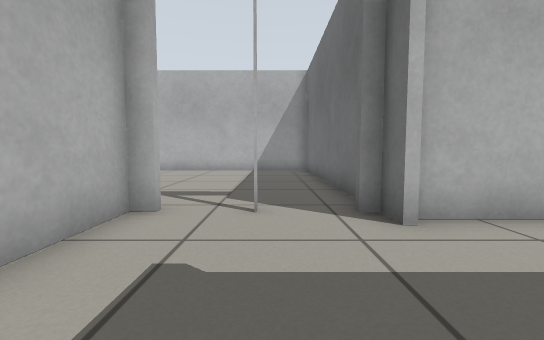
[1] (above)

24 first-person views from a walk through a Gazebo world. The camera is 0.5 m above the floor, tilts 4° down and sees 90° across. The floor is counted in squares, 0.5 m on a side. Each view is taken from the middle of a square. On the plan, view 1 faces up. The plan holds only what a view shows up to about 11 squares ahead; the rest is blank. The place goes on beyond the plan.

[2]
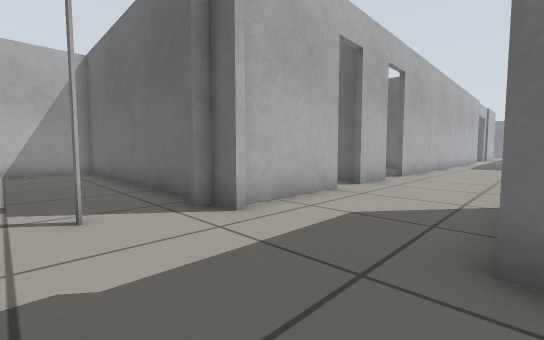

[3]
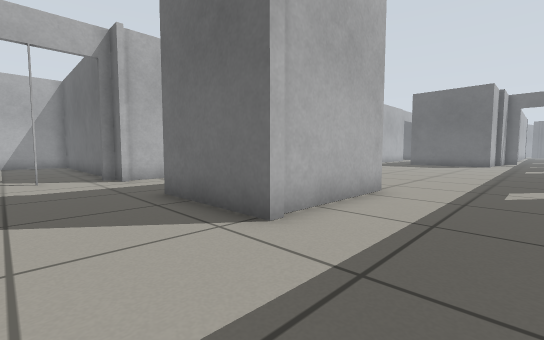

[4]
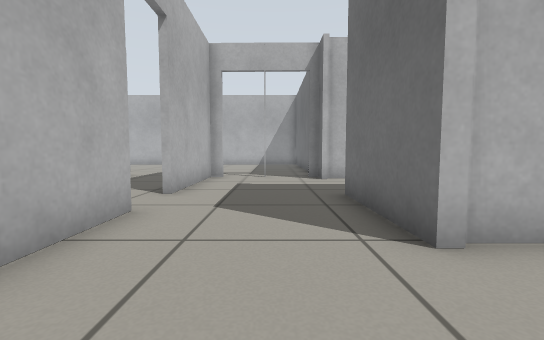

[5]
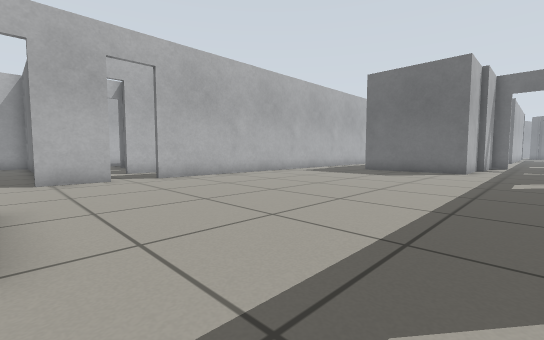

[6]
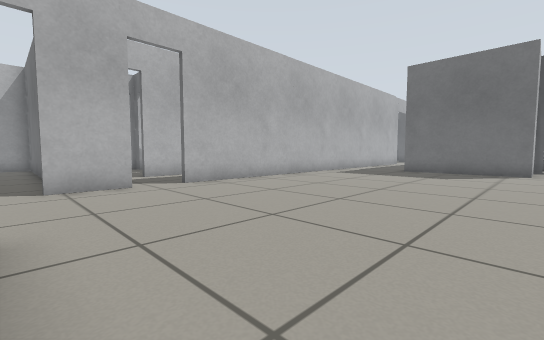

[7]
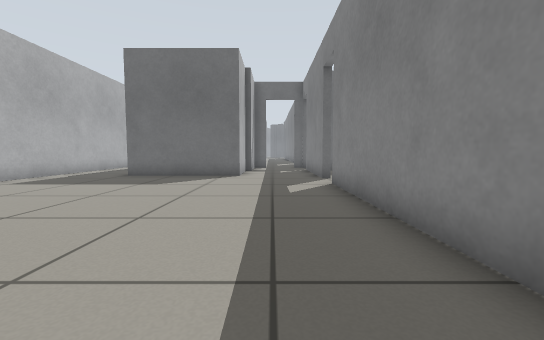

[8]
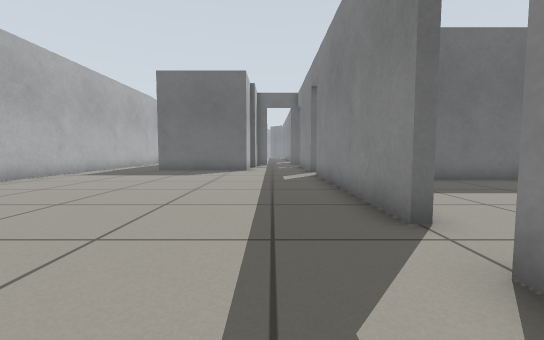

[9]
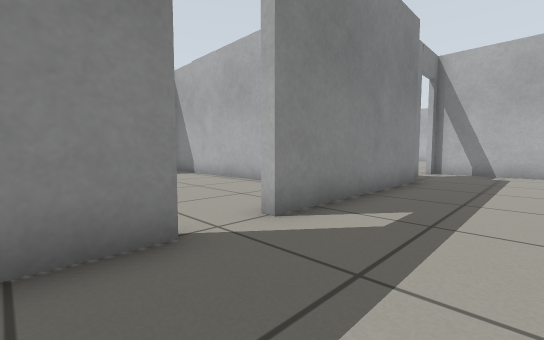

[10]
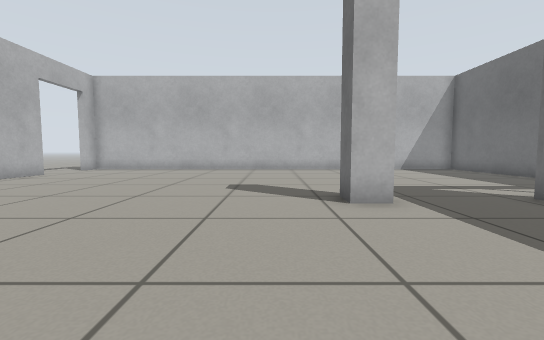

[11]
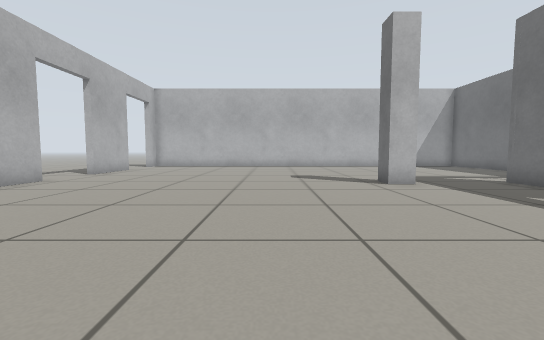

[12]
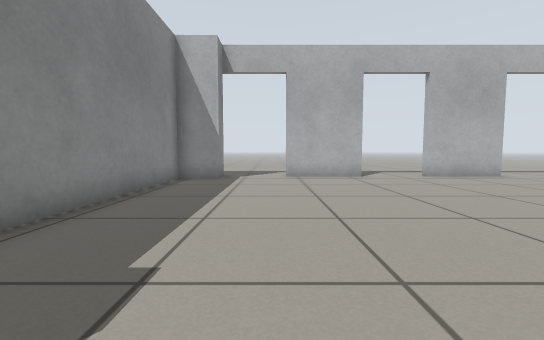

[13]
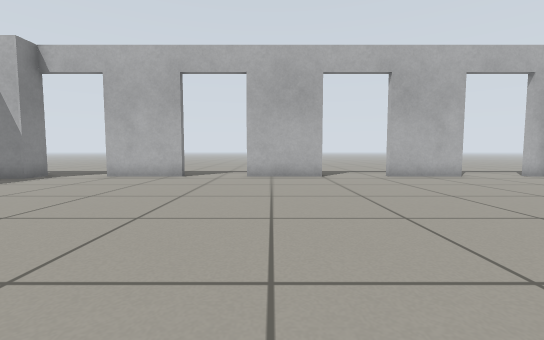

[14]
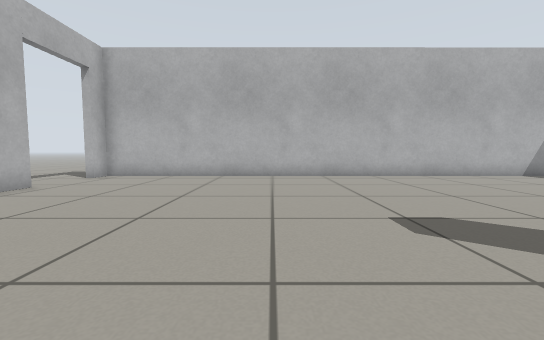

[15]
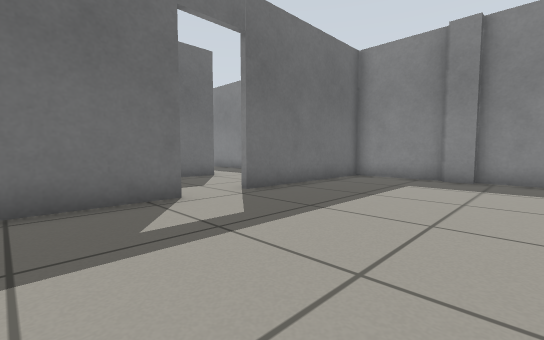

[16]
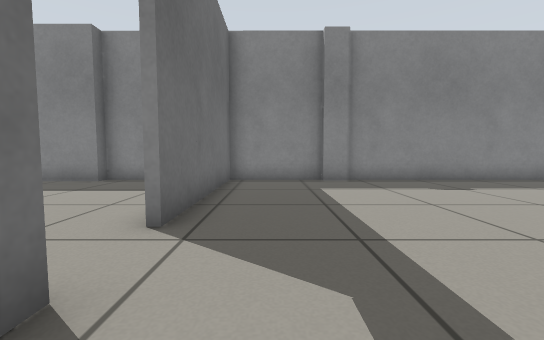

[17]
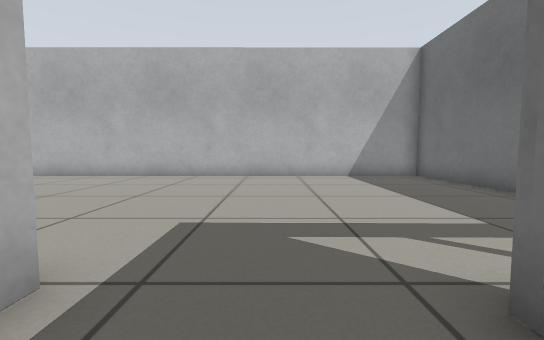

[18]
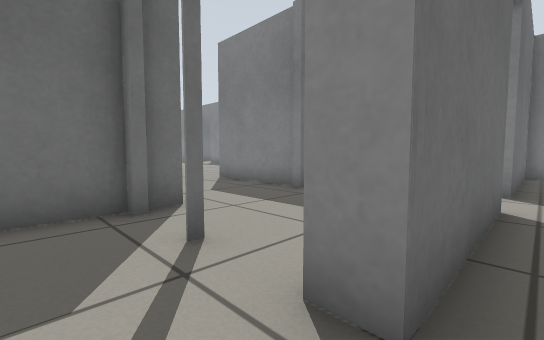

[19]
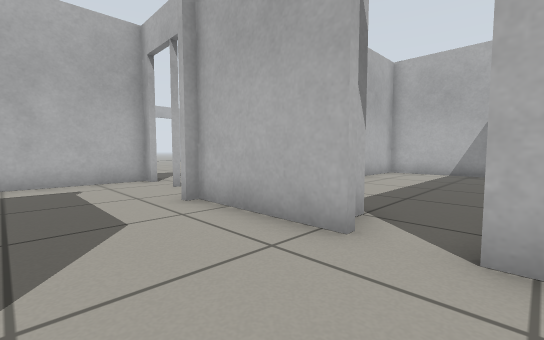

[20]
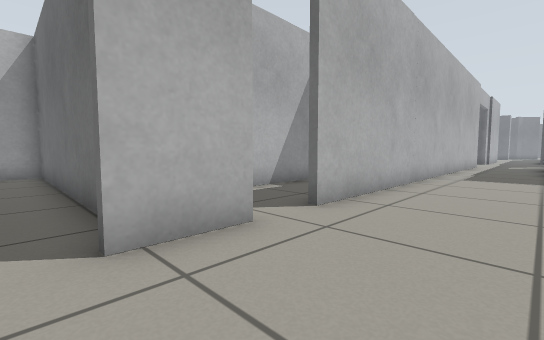

[21]
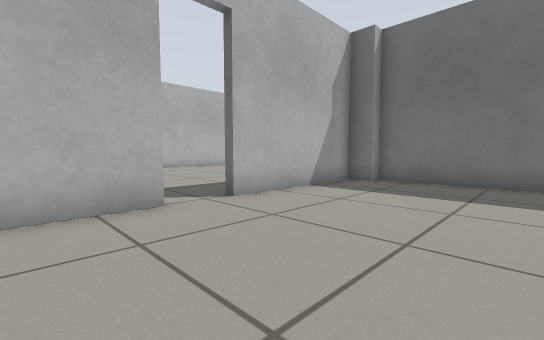

[22]
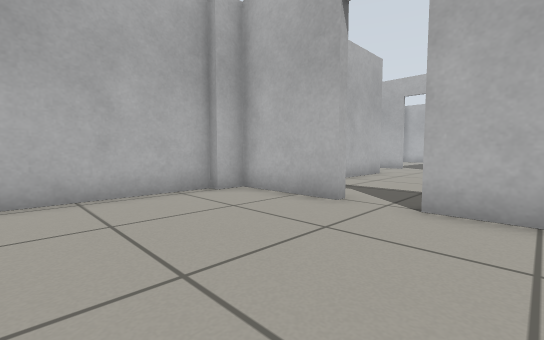

[23]
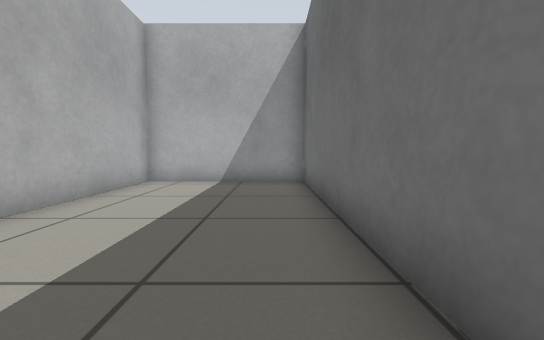

[24]
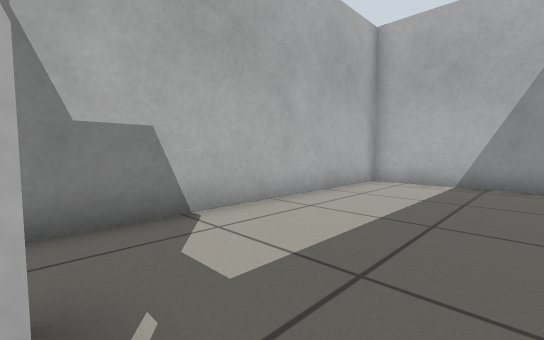

### Floor plan
Points are (right, up) in squares from view 1. A wall is a line through its corners. A room is listed if a view was taken in it or the views show most of it. See-through windows are left out.
Room 1 (views 1, 2, 3, 4, 5, 6, 7, 8, 9, 19, 20)
walls: (5.8, -1.3) (5.8, -3.1) (1.6, -3.1); (8.6, 3.9) (6.6, 3.9); (9.6, -6.9) (17.4, -6.8); (5.5, 3.9) (2, 3.9); (1.8, -3.4) (1.8, 0) (5.9, 0); (1.8, 4.4) (1.3, 4.4); (1.8, -6.9) (8.1, -6.9); (18.9, -6.8) (20.1, -6.8); (20.2, 3.9) (10, 3.9); (21.4, -3.7) (19.9, -3.7) (19.9, 0.9); (-0.4, -7.4) (1.8, -7.4); (-2.3, -1.5) (-2.3, -6.5); (-2.3, 4.4) (-2.3, 0.2)
ways out: open door at (-2.5, -0.5) to room 2; open door at (-0.5, 4.5) to room 2; open door at (8.5, -7) to room 3; open door at (6, 4) to room 4; open door at (-1.5, -7.5); open door at (9.5, 4); open door at (18.5, -7)
Room 2 (views 10, 11, 12, 13, 14, 15, 16, 17, 18)
walls: (-5.6, 4.1) (-6.5, 4.1) (-6.5, 5); (-2.5, 0.2) (-2.5, 4.6); (-17.6, 5) (-17.6, 2); (-17.6, -0.5) (-17.6, -3.5); (1.3, 4.6) (1.8, 4.6) (1.8, 13.9); (-17.6, 10.5) (-17.6, 7.6); (-6.5, -6.9) (-5.6, -6.9); (-5.8, -7.4) (-2.5, -7.4) (-2.5, -1.5); (-18, -5.9) (-16.7, -5.9) (-16.7, -7.4) (-6.5, -7.4); (2.1, 13.9) (-17.6, 13.8) (-17.6, 13)
low walls: (-2.5, 4.6) (-1.8, 4.6)
ways out: open door at (-2.5, -0.5) to room 1; open door at (-0.5, 4.5) to room 1; open door at (-18, -5); open door at (-18, 1); open door at (-18, 6); open door at (-18, 12)
Room 3 (views 21, 22)
walls: (8.1, -7.2) (5, -7.2) (5, -8); (14.6, -8) (14.6, -7.2) (9.6, -7.2); (4.7, -8) (4.7, -12.5); (15.1, -12.5) (15.1, -8)
ways out: open door at (8.5, -7) to room 1
Room 4 (views 23, 24)
walls: (2, 13.9) (2, 5.1); (7.1, 4.2) (7.1, 13.9) (2.1, 13.9)
ways out: open door at (6, 4) to room 1

Where each view was taken, in squares from view 1:
view 1: 0 up, 0 right, facing up
view 2: 0 up, 1 left, facing up-right
view 3: 6 down, 1 left, facing up-right
view 4: 6 down, 0 right, facing up
view 5: 6 down, 6 right, facing up-right
view 6: 4 down, 6 right, facing up-right
view 7: 5 down, 9 right, facing right
view 8: 5 down, 6 right, facing right
view 9: 4 down, 11 right, facing down-left
view 10: 1 down, 8 left, facing up
view 11: 4 down, 10 left, facing up
view 12: 4 down, 7 left, facing left
view 13: 3 up, 7 left, facing left
view 14: 3 up, 11 left, facing up
view 15: 3 up, 8 left, facing down-right
view 16: 2 up, 4 left, facing down
view 17: 3 up, 4 left, facing up
view 18: 6 up, 3 left, facing down-right
view 19: 1 up, 7 right, facing up-left
view 20: 1 up, 6 right, facing up-right
view 21: 12 down, 6 right, facing up-right
view 22: 12 down, 11 right, facing up-left
view 23: 5 up, 6 right, facing up
view 24: 5 up, 6 right, facing up-left
